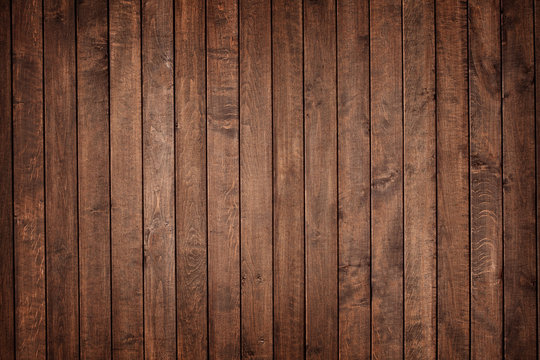
#> input picture wood.jpg, 540 x 360 px
$ jupyter execute Image_Filtering_Using_Convolution_in_OpenCV.ipynb
#> lines starting #> are read from the running program, lines starting #| are printed output that depends on the picture
Wewill use 2D-convolution kernels and the OpenCV Computer Vision library to apply different blurring and sharpening techniques to an image.

##### An Introduction to Convolution Kernels in Image Processing
In image processing, a convolution kernel is a 2D matrix that is used to filter images. Also known as a convolution matrix, a convolution kernel is typically a square, MxN matrix, where both M and N are odd integers (e.g. 3×3, 5×5, 7×7 etc.). See the 3×3 example matrix given below.

A 3×3 2D convolution kernel

Such kernels can be used to perform mathematical operations on each pixel of an image to achieve a desired effect (like blurring or sharpening an image). But why would you want to blur an image? Here are two important reasons:

1. Because it reduces certain types of noise in an image. For this reason, blurring is often referred to as smoothing.
2. To remove a distracting background, you might intentionally blur portions of an image, as is done in ‘Portrait’ mode, on mobile device cameras.

Being a fundamental processing technique in Computer Vision, filtering images with kernels has many more applications.

##### How to Use Kernels to Sharpen or Blur Images
Filtering of a source image is achieved by convolving the kernel with the image. In simple terms, convolution of an image with a kernel represents a simple mathematical operation, between the kernel and its corresponding elements in the image.

Assume that the center of the kernel is positioned over a specific pixel (p), in an image.
Then multiply the value of each element in the kernel (1 in this case), with the corresponding pixel element (i.e. its pixel intensity) in the source image.

Now, sum the result of those multiplications and compute the average.
Finally, replace the value of pixel (p), with the average value you just computed.
Once you perform this operation for every pixel in the source image, using the above 3×3 kernel, the resulting filtered image will appear blurred. This is because the convolution operation with this kernel has an averaging effect, which tends to smooth or blur the image. You will soon see for yourself how the value of individual elements in a kernel dictate the nature of filtering. For example, by changing the value of the kernel elements, you can also achieve a sharpening effect. The concept is simple yet very powerful, and is therefore used in numerous image processing pipelines.

##### Applying the Identity Kernel to an Image in OpenCV
Before we describe how to implement blurring and sharpening kernels, let’s first learn about the identity kernel. The identity kernel is a square matrix, where the middle element is 1, and all other elements are zero, as shown below.

A 3×3 identity kernel

What makes an identity matrix special is that multiplying it with any other matrix will return the original matrix. Let’s now demonstrate how to use this identity kernel with OpenCV filtering functions. In this first example, we will use the above identity kernel to show that the filtering operation leaves the original image unchanged.

Start by importing OpenCV and Numpy, as shown in the code below.

The following steps are performed in the code below:

1. Read the test image
2. Define the identity kernel, using a 3×3 NumPy array
3. Use the filter2D() function in OpenCV to perform the linear filtering operation
4. Display the original and filtered images, using imshow()
5. Save the filtered image to disk, using imwrite()

filter2D(src, ddepth, kernel)

The filter2D()function requires three input arguments:

1.The first argument is the source image
2.The second argument is ddepth, which indicates the depth of the resulting image. A value of -1 3.indicates that the final image will also have the same depth as the source image
4.The final input argument is the kernel, which we apply to the source image

##### Blurring an Image using a Custom 2D-Convolution Kernel
Next, we will demonstrate how to blur an image. Here too, we will define a custom kernel, and use the filter2D() function in OpenCV to apply the filtering operation on the source image.

Begin by defining a 5×5 kernel, consisting of only ones. Note that we also divide the kernel by 25. Why is that? Well, before you apply any convolution to an image, using a 2D-convolution matrix, you need to ensure that all the values are normalized. This is done by dividing each element of the kernel, by the number of elements in the kernel, which in this case is 25. This ensures all values stay within the range of [0,1].

Now use the filter2D() function to filter the image. As you can see, filter2D() can be used to convolve an image, with any user-defined kernel.

[cell 1]
import cv2
import numpy as np
import matplotlib.pyplot as plt

# Read the image
image = cv2.imread('wood.jpg')
#> image is the input picture: shape (360, 540, 3); mean B, G, R 55.2, 72.5, 111.3

# Print error message if image is null
if image is None:
    print('Could not read image')

# Apply identity kernel
kernel1 = np.array([[0, 0, 0],
                    [0, 1, 0],
                    [0, 0, 0]])

identity = cv2.filter2D(src=image, ddepth=-1, kernel=kernel1)

# Apply blurring kernel
kernel2 = np.ones((5, 5), np.float32) / 25
blurred = cv2.filter2D(src=image, ddepth=-1, kernel=kernel2)
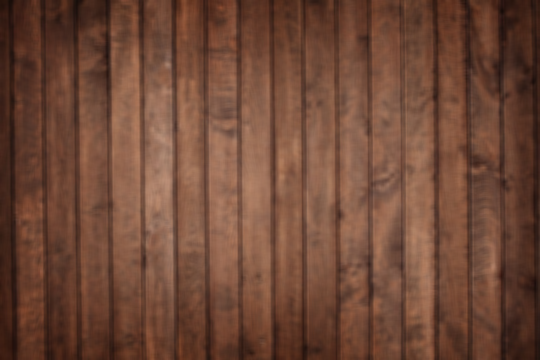
#> blurred: shape (360, 540, 3); mean B, G, R 55.2, 72.5, 111.3

# Create subplots
fig, axs = plt.subplots(1, 2, figsize=(10, 5))

# Original image
axs[0].imshow(cv2.cvtColor(image, cv2.COLOR_BGR2RGB))
axs[0].set_title('Original')

# Identity kernel result
axs[1].imshow(cv2.cvtColor(identity, cv2.COLOR_BGR2RGB))
axs[1].set_title('Identity Kernel')

# Show the plots
plt.show()
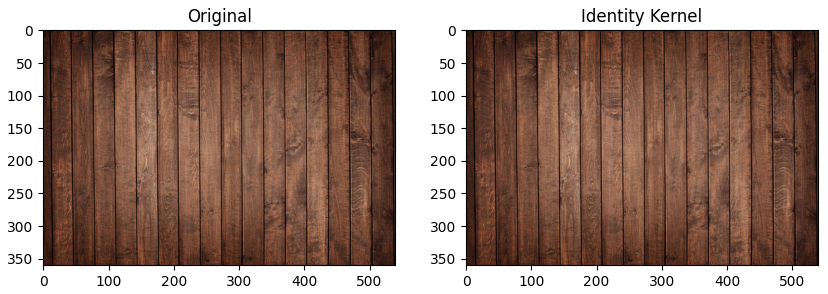
#> figure drawn by matplotlib, 2 panels

##### Blurring an Image Using OpenCV’s Built-In Function
You can also blur an image, using OpenCV’s built-in blur() function. Essentially a convenience function, use it to blur images, where you need not specifically define a kernel.  Simply specify the kernel size, using the ksize input argument, as shown in the code below. The blur function will then internally create a 5×5 blur kernel, and apply it to the source image.

The example below, which uses the blur() function will generate exactly the same output as the example above, which had used  the filter2d() function.

[cell 2]
import cv2
import numpy as np
import matplotlib.pyplot as plt

def add_gaussian_noise(image, mean=0, std=25):
    """Function to add Gaussian noise to the image."""
#> called with mean = 0, std = 25
    row, col, ch = image.shape
    gaussnoise = np.random.normal(mean, std, (row, col, ch))
    scale = 1
    noisy = image + scale*gaussnoise
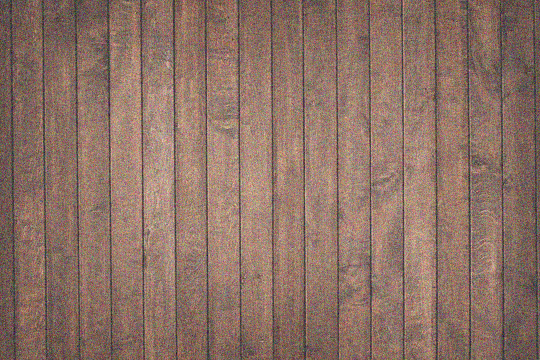
#> noisy: shape (360, 540, 3) float64; mean B, G, R 55.3, 72.6, 111.3; drawn with min black and max white
    noisy = np.clip(noisy, 0, 255)
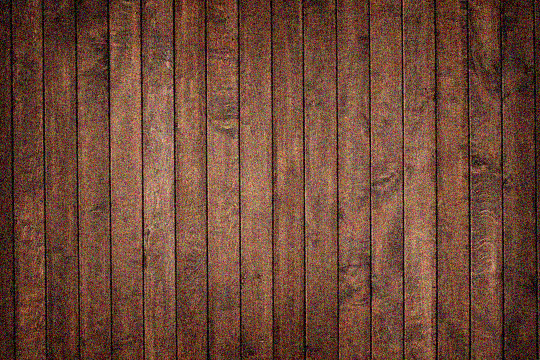
#> noisy: shape (360, 540, 3) float64; mean B, G, R 56, 73.1, 111.5
    return noisy.astype(np.uint8)

def calculate_snr(original, noisy):
    """Function to calculate Signal-to-Noise Ratio (SNR)."""
    mse = np.mean((original - noisy) ** 2)
    snr = 10 * np.log10(np.mean(original ** 2) / (mse + 1e-10))
    return snr

# Read the image
image = cv2.imread('wood.jpg')

# Print error message if image is null
if image is None:
    print('Could not read image')

# Add Gaussian noise to the image
noisy_image = add_gaussian_noise(image)

# Blur the noisy image using cv2.blur
blurred_noisy_image = cv2.blur(src=noisy_image, ksize=(3, 3))
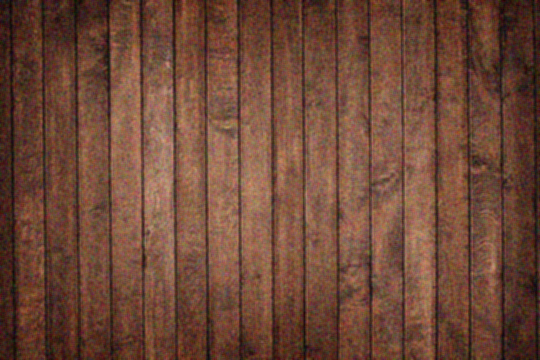
#> blurred_noisy_image: shape (360, 540, 3); mean B, G, R 55.6, 72.6, 111

# Calculate SNR for the original, noisy input, and blurred image
snr_original = calculate_snr(image, image)
#> in calculate_snr, `mse = np.mean((original - noisy) ** 2)`: mse = 0
#> in calculate_snr, `snr = 10 * np.log10(np.mean(original ** 2) / (mse + 1e-10))`: snr = 120.4
#> snr_original = 120.4
snr_noisy = calculate_snr(image, noisy_image)
#> snr_noisy = 0.664
snr_blurred = calculate_snr(image, blurred_noisy_image)
#> snr_blurred = 2.04

# Display using Matplotlib
fig, axs = plt.subplots(2, 3, figsize=(15, 10))

# Original image
axs[0, 0].imshow(cv2.cvtColor(image, cv2.COLOR_BGR2RGB))
axs[0, 0].set_title(f'Original (SNR: {snr_original:.2f} dB)')

# Noisy image
axs[0, 1].imshow(cv2.cvtColor(noisy_image, cv2.COLOR_BGR2RGB))
axs[0, 1].set_title(f'Noisy (SNR: {snr_noisy:.2f} dB)')

# Blurred image
axs[0, 2].imshow(cv2.cvtColor(blurred_noisy_image, cv2.COLOR_BGR2RGB))
axs[0, 2].set_title(f'Blurred (SNR: {snr_blurred:.2f} dB)')

# Plot SNR values
axs[1, 0].axis('off')
axs[1, 0].text(0.5, 0.5, f'SNR Original: {snr_original:.2f} dB', ha='center', va='center', fontweight='bold')
axs[1, 1].axis('off')
axs[1, 1].text(0.5, 0.5, f'SNR Noisy: {snr_noisy:.2f} dB', ha='center', va='center', fontweight='bold')
axs[1, 2].axis('off')
axs[1, 2].text(0.5, 0.5, f'SNR Blurred: {snr_blurred:.2f} dB', ha='center', va='center', fontweight='bold')

# Show the plots
plt.tight_layout()
plt.show()
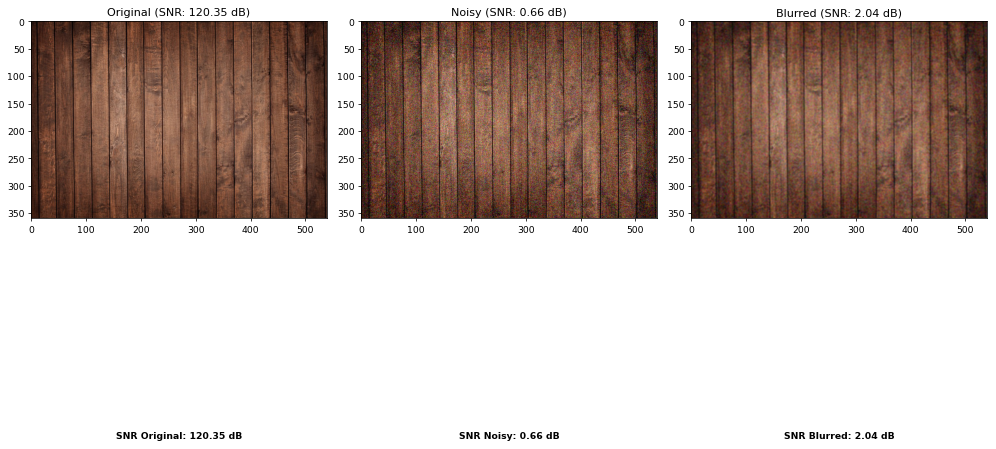
#> figure drawn by matplotlib, 3 panels

##### Applying Gaussian Blurring to an Image in OpenCV
We will now apply a Gaussian blur to an image, using OpenCV. This technique uses a Gaussian filter, which performs a weighted average, as opposed to the uniform average described in the first example. In this case, the Gaussian blur weights pixel values, based on their distance from the center of the kernel. Pixels further from the center have less influence on the weighted average. The following code convolves an image, using the GaussianBlur() function in OpenCV.

GaussianBlur(src, ksize, sigmaX[, dst[, sigmaY[, borderType]]])

The GaussianBlur() function requires four input arguments:

1. The first argument, src, specifies the source image that you want to filter.
2. The second argument is ksize, which defines the size of the Gaussian kernel. Here, we are using a 5×5 kernel.
3. The final two arguments are sigmaX and sigmaY, which are both set to 0. These are the Gaussian kernel standard deviations, in the X (horizontal) and Y (vertical) direction. The default setting of sigmaY is zero. If you simply  set sigmaX to zero, then the standard deviations are computed from the kernel size (width and height respectively). You can also explicitly set the size of each argument to positive values greater than zero.

[cell 3]
import cv2
import numpy as np
import matplotlib.pyplot as plt

# Read the image
image = cv2.imread('wood.jpg')

# Print error message if image is null
if image is None:
    print('Could not read image')

# Apply Gaussian blur
gaussian_blur = cv2.GaussianBlur(src=image, ksize=(5, 5), sigmaX=0, sigmaY=0)

# Display using Matplotlib
fig, axs = plt.subplots(1, 2, figsize=(10, 5))

# Original image
axs[0].imshow(cv2.cvtColor(image, cv2.COLOR_BGR2RGB))
axs[0].set_title('Original')

# Gaussian blurred image
axs[1].imshow(cv2.cvtColor(gaussian_blur, cv2.COLOR_BGR2RGB))
axs[1].set_title('Gaussian Blurred')

# Show the plots
plt.show()

##### Applying Median Blurring to an Image in OpenCV
We can also apply median blurring, using the medianBlur() function in OpenCV. In median blurring, each pixel in the source image is replaced by the median value of the image pixels in the kernel area.

medianBlur(src, ksize)

This function has just two required arguments:

The first is the source image.
The second is the kernel size, which must be an odd, positive integer.

[cell 4]
import cv2
import numpy as np
import matplotlib.pyplot as plt

# Read the image
image = cv2.imread('wood.jpg')

# Print error message if image is null
if image is None:
    print('Could not read image')

# Apply median blur
median_blur = cv2.medianBlur(src=image, ksize=5)

# Display using Matplotlib
fig, axs = plt.subplots(1, 2, figsize=(10, 5))

# Original image
axs[0].imshow(cv2.cvtColor(image, cv2.COLOR_BGR2RGB))
axs[0].set_title('Original')

# Median-blurred image
axs[1].imshow(cv2.cvtColor(median_blur, cv2.COLOR_BGR2RGB))
axs[1].set_title('Median Blurred')

# Show the plots
plt.show()

##### Sharpening an Image Using Custom 2D-Convolution Kernels

[cell 5]
import cv2
import numpy as np
import matplotlib.pyplot as plt

# Read the image
image = cv2.imread('wood.jpg')

# Print error message if image is null
if image is None:
    print('Could not read image')

# Define sharpening kernel
kernel3 = np.array([[0, -1, 0],
                    [-1, 5, -1],
                    [0, -1, 0]])

# Apply sharpening
sharp_img = cv2.filter2D(src=image, ddepth=-1, kernel=kernel3)
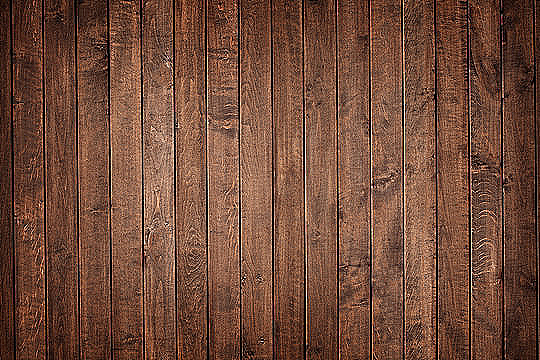
#> sharp_img: shape (360, 540, 3); mean B, G, R 58.4, 75.6, 114.4

# Display using Matplotlib
fig, axs = plt.subplots(1, 2, figsize=(10, 5))

# Original image
axs[0].imshow(cv2.cvtColor(image, cv2.COLOR_BGR2RGB))
axs[0].set_title('Original')

# Sharpened image
axs[1].imshow(cv2.cvtColor(sharp_img, cv2.COLOR_BGR2RGB))
axs[1].set_title('Sharpened')

# Show the plots
plt.show()

#### Applying Bilateral Filtering to an Image in OpenCV
While blurring can be an effective way to reduce noise in an image, it is often not desirable to blur the entire image, as important details and sharp edges may be lost. In such cases, bilateral filtering can make your life easier.

This technique applies the filter selectively to blur similar intensity pixels in a neighborhood. Sharp edges are preserved, wherever possible.
It lets you control not only the spatial size of the filter, but also the degree to which the neighboring pixels are included in the filtered output. This is done, based on variation in their color intensity, and also distance from the filtered pixel.
Bilateral filtering essentially applies a 2D Gaussian (weighted) blur to the image, while also considering the variation in intensities of neighboring pixels to minimize the blurring near edges (which we wish to preserve). What this means is that the shape of the kernel actually depends on the local image content, at every pixel location.

Here’s a concrete example. Assume, you are filtering a region in an image, near an edge. A simple Gaussian blur filter would blur the edge because it lies near the filtered region (close to the center of the Gaussian filter).  But the bilateral filter can sense the edge, because it also considers differences in pixel intensities. So, it will compute a much lower weight for the pixels straddling the edge, thereby reducing their influence on the filtered region. Regions of more uniform intensity are blurred heavier, as they are not associated with strong edges.

Thankfully, OpenCV provides the bilateralFilter() function to filter images.

bilateralFilter(src, d, sigmaColor, sigmaSpace)

This function has four required arguments:

The first argument of the function is the source image.
The next argument d, defines the diameter of the pixel neighborhood used for filtering.
The next two arguments, sigmaColor and sigmaSpace define the standard deviation of the (1D) color-intensity distribution and (2D) spatial distribution respectively.
The sigmaSpace parameter defines the spatial extent of the kernel, in both the x and y directions (just like the Gaussian blur filter previously described).
The sigmaColor parameter defines the one-dimensional Gaussian distribution, which specifies the degree to which differences in pixel intensity can be tolerated.
The final (weighted) value for a pixel in the filtered image is a product of its spatial and intensity weight. Thus,

pixels that are similar and near the filtered pixel will have influence
pixels that are far away from the filtered pixel will have little influence (due to the spatial Gaussian)
pixels that have dissimilar intensities will have little influence (due to the color-intensity Gaussian), even if they are close to the center of the kernel.

[cell 6]
import cv2
import numpy as np
import matplotlib.pyplot as plt

# Using the function bilateralFilter() where d is diameter of each...
# ...pixel neighborhood that is used during filtering.
# sigmaColor is used to filter sigma in the color space.
# sigmaSpace is used to filter sigma in the coordinate space.

image = cv2.imread('wood.jpg')

if image is None:
    print('Could not read image')

bilateral_filter = cv2.bilateralFilter(src=image, d=9, sigmaColor=75, sigmaSpace=75)

fig, axs = plt.subplots(1, 2, figsize=(10, 5))

axs[0].imshow(cv2.cvtColor(image, cv2.COLOR_BGR2RGB))
axs[0].set_title('Original')

axs[1].imshow(cv2.cvtColor(bilateral_filter, cv2.COLOR_BGR2RGB))
axs[1].set_title('Bilateral Filtering')

plt.show()

Emboss
Forming a 3D design that pops out of the surface is called Emboss. It replaces the pixel with a shadow or a highlight.

The following kernel matrix can be used to apply to emboss filter:

[cell 7]
import cv2
import numpy as np
import matplotlib.pyplot as plt

# Reading the image from the disk using cv2.imread() function
# Showing the original image using matplotlib library function plt.imshow()
img = cv2.imread('wood.jpg')
plt.imshow(img)
plt.show()

# Apply kernel for embossing
emboss_kernel = np.array([[-1, 0, 0],
                          [0, 0, 0],
                          [0, 0, 1]])

# Embossed image is obtained using the variable emboss_img
# cv2.filter2D() is the function used
# src is the source of image(here, img)
# ddepth is destination depth. -1 will mean the output image will have the same depth as the input image
# kernel is used for specifying the kernel operation (here, emboss_kernel)
emboss_img = cv2.filter2D(src=img, ddepth=-1, kernel=emboss_kernel)
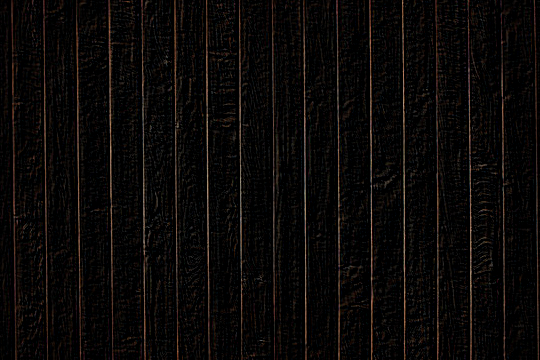
#> emboss_img: shape (360, 540, 3); mean B, G, R 7, 8, 10.3

# Showing the embossed image using matplotlib library function plt.imshow()
plt.imshow(emboss_img)
plt.show()

$ run again, with fish.jpg copied over wood.jpg
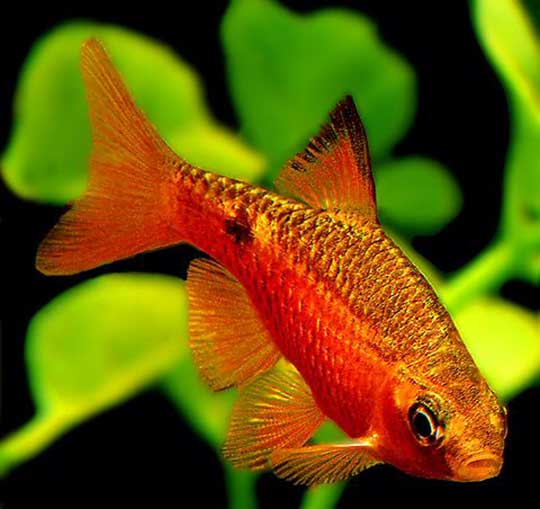
#> input picture fish.jpg, 540 x 509 px
#> image is the input picture: shape (509, 540, 3); mean B, G, R 6.7, 85.4, 101.1
#> in add_gaussian_noise, `noisy = np.clip(noisy, 0, 255)`:
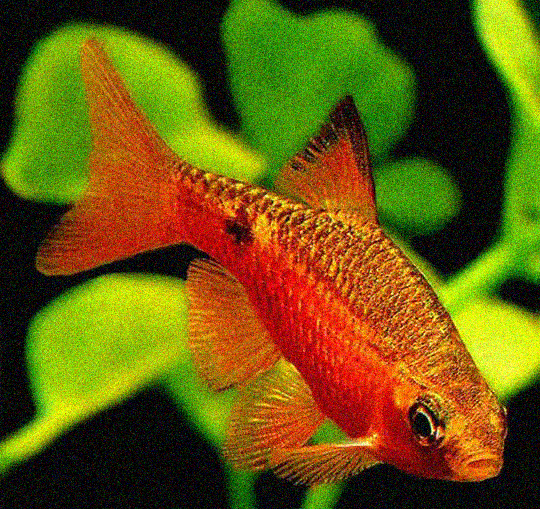
#> noisy: shape (509, 540, 3) float64; mean B, G, R 14.6, 88.3, 103.6
#> mse = 0
#> snr = 118.1
#> snr_noisy = -0.601
#> snr_blurred = -0.325
#> `emboss_img = cv2.filter2D(src=img, ddepth=-1, kernel=emboss_kernel)`:
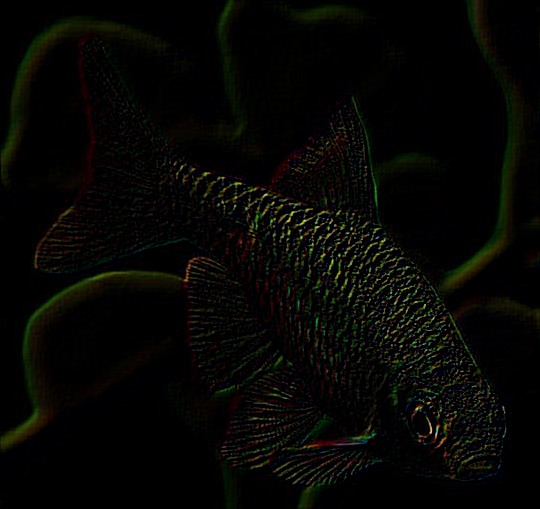
#> emboss_img: shape (509, 540, 3); mean B, G, R 3.2, 6.1, 5.9
